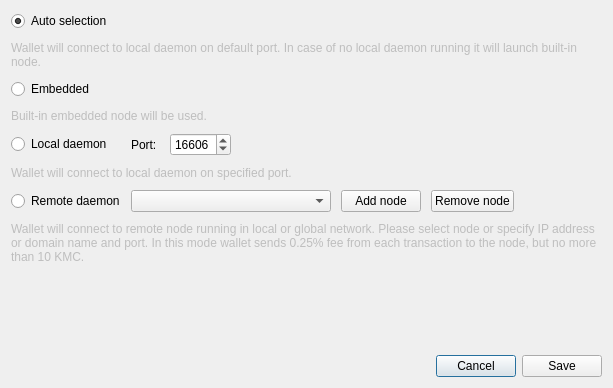
<?xml version="1.0" encoding="UTF-8"?>
<ui version="4.0">
 <class>ConnectionSettingsDialog</class>
 <widget class="QDialog" name="ConnectionSettingsDialog">
  <property name="windowModality">
   <enum>Qt::ApplicationModal</enum>
  </property>
  <property name="geometry">
   <rect>
    <x>0</x>
    <y>0</y>
    <width>613</width>
    <height>388</height>
   </rect>
  </property>
  <property name="windowTitle">
   <string>Connection settings</string>
  </property>
  <layout class="QGridLayout" name="gridLayout_2">
   <item row="2" column="0">
    <layout class="QHBoxLayout" name="horizontalLayout">
     <item>
      <spacer name="horizontalSpacer">
       <property name="orientation">
        <enum>Qt::Horizontal</enum>
       </property>
       <property name="sizeHint" stdset="0">
        <size>
         <width>40</width>
         <height>20</height>
        </size>
       </property>
      </spacer>
     </item>
     <item>
      <widget class="QPushButton" name="connectionCancelButton">
       <property name="text">
        <string>Cancel</string>
       </property>
      </widget>
     </item>
     <item>
      <widget class="QPushButton" name="connectionSaveButton">
       <property name="text">
        <string>Save</string>
       </property>
      </widget>
     </item>
    </layout>
   </item>
   <item row="0" column="0">
    <layout class="QGridLayout" name="gridLayout">
     <property name="sizeConstraint">
      <enum>QLayout::SetMaximumSize</enum>
     </property>
     <property name="verticalSpacing">
      <number>10</number>
     </property>
     <item row="0" column="0">
      <widget class="QRadioButton" name="radioButton_1">
       <property name="enabled">
        <bool>true</bool>
       </property>
       <property name="text">
        <string>Auto selection</string>
       </property>
       <property name="checked">
        <bool>true</bool>
       </property>
      </widget>
     </item>
     <item row="1" column="0" colspan="2">
      <widget class="QLabel" name="label">
       <property name="enabled">
        <bool>false</bool>
       </property>
       <property name="text">
        <string>Wallet will connect to local daemon on default port. In case of no local daemon running it will launch built-in node.</string>
       </property>
       <property name="wordWrap">
        <bool>true</bool>
       </property>
      </widget>
     </item>
     <item row="2" column="0">
      <widget class="QRadioButton" name="radioButton_2">
       <property name="text">
        <string>Embedded</string>
       </property>
      </widget>
     </item>
     <item row="3" column="0" colspan="2">
      <widget class="QLabel" name="label_2">
       <property name="enabled">
        <bool>false</bool>
       </property>
       <property name="text">
        <string>Built-in embedded node will be used.</string>
       </property>
       <property name="wordWrap">
        <bool>true</bool>
       </property>
      </widget>
     </item>
     <item row="4" column="0">
      <widget class="QRadioButton" name="radioButton_3">
       <property name="text">
        <string>Local daemon</string>
       </property>
      </widget>
     </item>
     <item row="4" column="1">
      <layout class="QHBoxLayout" name="horizontalLayout_2">
       <property name="spacing">
        <number>10</number>
       </property>
       <item>
        <widget class="QLabel" name="label_3">
         <property name="text">
          <string>Port: </string>
         </property>
        </widget>
       </item>
       <item>
        <widget class="QSpinBox" name="m_localDaemonPort">
         <property name="minimum">
          <number>0</number>
         </property>
         <property name="maximum">
          <number>65535</number>
         </property>
         <property name="value">
          <number>16606</number>
         </property>
         <property name="displayIntegerBase" stdset="0">
          <number>10</number>
         </property>
        </widget>
       </item>
       <item>
        <spacer name="horizontalSpacer_2">
         <property name="orientation">
          <enum>Qt::Horizontal</enum>
         </property>
         <property name="sizeHint" stdset="0">
          <size>
           <width>40</width>
           <height>20</height>
          </size>
         </property>
        </spacer>
       </item>
      </layout>
     </item>
     <item row="5" column="0" colspan="2">
      <widget class="QLabel" name="label_4">
       <property name="enabled">
        <bool>false</bool>
       </property>
       <property name="text">
        <string>Wallet will connect to local daemon on specified port.</string>
       </property>
       <property name="wordWrap">
        <bool>true</bool>
       </property>
      </widget>
     </item>
     <item row="6" column="0">
      <widget class="QRadioButton" name="radioButton_4">
       <property name="text">
        <string>Remote daemon</string>
       </property>
      </widget>
     </item>
     <item row="6" column="1">
      <layout class="QHBoxLayout" name="horizontalLayout_3">
       <property name="spacing">
        <number>10</number>
       </property>
       <item>
        <widget class="QComboBox" name="remoteNodesComboBox">
         <property name="minimumSize">
          <size>
           <width>200</width>
           <height>0</height>
          </size>
         </property>
         <property name="editable">
          <bool>false</bool>
         </property>
         <property name="insertPolicy">
          <enum>QComboBox::InsertAtTop</enum>
         </property>
        </widget>
       </item>
       <item>
        <widget class="QPushButton" name="addNodeButton">
         <property name="text">
          <string>Add node</string>
         </property>
         <property name="icon">
          <iconset resource="../../resources.qrc">
           <normaloff>:/icons/add</normaloff>:/icons/add</iconset>
         </property>
        </widget>
       </item>
       <item>
        <widget class="QPushButton" name="removeNodeButton">
         <property name="text">
          <string>Remove node</string>
         </property>
         <property name="icon">
          <iconset resource="../../resources.qrc">
           <normaloff>:/icons/remove</normaloff>:/icons/remove</iconset>
         </property>
        </widget>
       </item>
       <item>
        <spacer name="horizontalSpacer_3">
         <property name="orientation">
          <enum>Qt::Horizontal</enum>
         </property>
         <property name="sizeHint" stdset="0">
          <size>
           <width>40</width>
           <height>20</height>
          </size>
         </property>
        </spacer>
       </item>
      </layout>
     </item>
     <item row="7" column="0" colspan="2">
      <widget class="QLabel" name="label_5">
       <property name="enabled">
        <bool>false</bool>
       </property>
       <property name="sizePolicy">
        <sizepolicy hsizetype="Preferred" vsizetype="MinimumExpanding">
         <horstretch>0</horstretch>
         <verstretch>0</verstretch>
        </sizepolicy>
       </property>
       <property name="minimumSize">
        <size>
         <width>0</width>
         <height>40</height>
        </size>
       </property>
       <property name="text">
        <string>Wallet will connect to remote node running in local or global network. Please select node or specify IP address or domain name and port. In this mode wallet sends 0.25% fee from each transaction to the node, but no more than 10 KMC.</string>
       </property>
       <property name="wordWrap">
        <bool>true</bool>
       </property>
      </widget>
     </item>
    </layout>
   </item>
   <item row="1" column="0">
    <spacer name="verticalSpacer">
     <property name="orientation">
      <enum>Qt::Vertical</enum>
     </property>
     <property name="sizeHint" stdset="0">
      <size>
       <width>20</width>
       <height>40</height>
      </size>
     </property>
    </spacer>
   </item>
  </layout>
 </widget>
 <resources>
  <include location="../../resources.qrc"/>
 </resources>
 <connections>
  <connection>
   <sender>connectionCancelButton</sender>
   <signal>clicked()</signal>
   <receiver>ConnectionSettingsDialog</receiver>
   <slot>reject()</slot>
   <hints>
    <hint type="sourcelabel">
     <x>549</x>
     <y>259</y>
    </hint>
    <hint type="destinationlabel">
     <x>338</x>
     <y>140</y>
    </hint>
   </hints>
  </connection>
  <connection>
   <sender>connectionSaveButton</sender>
   <signal>clicked()</signal>
   <receiver>ConnectionSettingsDialog</receiver>
   <slot>accept()</slot>
   <hints>
    <hint type="sourcelabel">
     <x>630</x>
     <y>259</y>
    </hint>
    <hint type="destinationlabel">
     <x>338</x>
     <y>140</y>
    </hint>
   </hints>
  </connection>
  <connection>
   <sender>addNodeButton</sender>
   <signal>clicked()</signal>
   <receiver>ConnectionSettingsDialog</receiver>
   <slot>addNodeClicked()</slot>
   <hints>
    <hint type="sourcelabel">
     <x>361</x>
     <y>153</y>
    </hint>
    <hint type="destinationlabel">
     <x>290</x>
     <y>135</y>
    </hint>
   </hints>
  </connection>
  <connection>
   <sender>removeNodeButton</sender>
   <signal>clicked()</signal>
   <receiver>ConnectionSettingsDialog</receiver>
   <slot>removeNodeClicked()</slot>
   <hints>
    <hint type="sourcelabel">
     <x>459</x>
     <y>177</y>
    </hint>
    <hint type="destinationlabel">
     <x>299</x>
     <y>193</y>
    </hint>
   </hints>
  </connection>
 </connections>
</ui>
